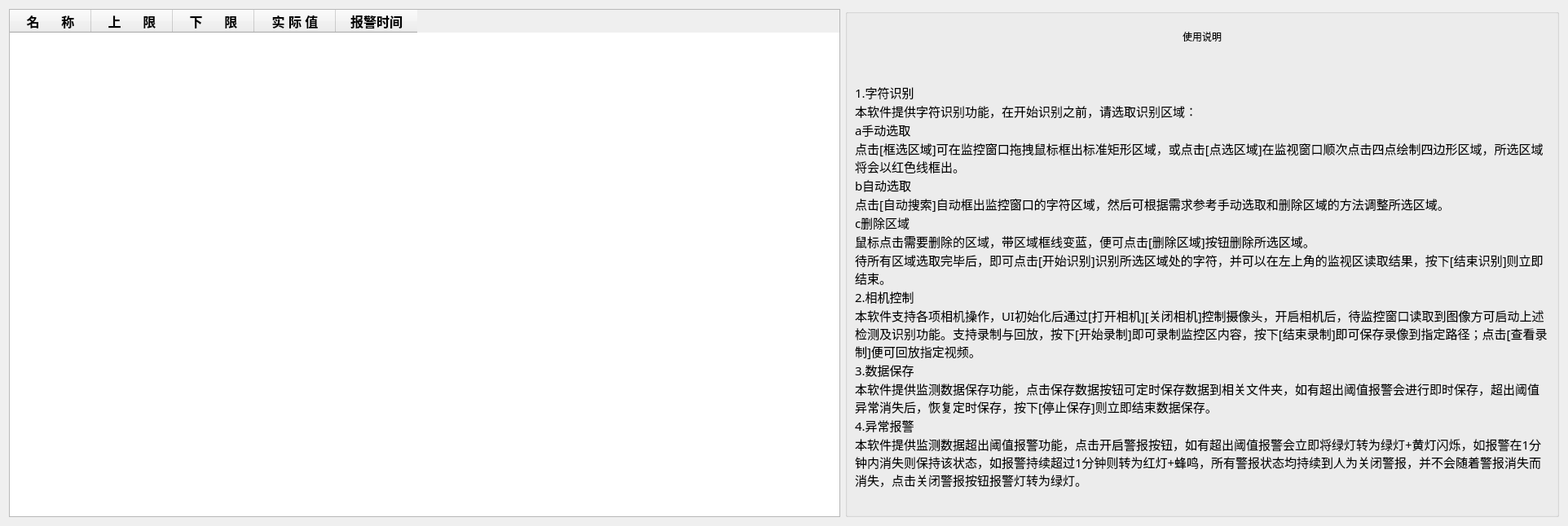
   <widget class="QWidget" name="alarm_dis">
    <attribute name="title">
     <string>报警历史</string>
    </attribute>
    <layout class="QHBoxLayout" name="horizontalLayout_15">
     <item>
      <widget class="QTableWidget" name="alarm_list">
       <property name="minimumSize">
        <size>
         <width>1020</width>
         <height>0</height>
        </size>
       </property>
       <property name="maximumSize">
        <size>
         <width>1020</width>
         <height>16777215</height>
        </size>
       </property>
       <property name="styleSheet">
        <string notr="true"/>
       </property>
       <column>
        <property name="text">
         <string>名      称</string>
        </property>
        <property name="font">
         <font>
          <pointsize>12</pointsize>
          <weight>75</weight>
          <bold>true</bold>
          <kerning>true</kerning>
         </font>
        </property>
        <property name="textAlignment">
         <set>AlignCenter</set>
        </property>
        <property name="background">
         <color>
          <red>255</red>
          <green>255</green>
          <blue>255</blue>
         </color>
        </property>
       </column>
       <column>
        <property name="text">
         <string>上      限</string>
        </property>
        <property name="font">
         <font>
          <pointsize>12</pointsize>
          <weight>75</weight>
          <bold>true</bold>
         </font>
        </property>
        <property name="textAlignment">
         <set>AlignCenter</set>
        </property>
        <property name="background">
         <color>
          <red>255</red>
          <green>255</green>
          <blue>255</blue>
         </color>
        </property>
       </column>
       <column>
        <property name="text">
         <string>下      限</string>
        </property>
        <property name="font">
         <font>
          <pointsize>12</pointsize>
          <weight>75</weight>
          <bold>true</bold>
         </font>
        </property>
        <property name="textAlignment">
         <set>AlignCenter</set>
        </property>
        <property name="background">
         <color>
          <red>255</red>
          <green>255</green>
          <blue>255</blue>
         </color>
        </property>
       </column>
       <column>
        <property name="text">
         <string>实 际 值</string>
        </property>
        <property name="font">
         <font>
          <pointsize>12</pointsize>
          <weight>75</weight>
          <bold>true</bold>
         </font>
        </property>
        <property name="textAlignment">
         <set>AlignCenter</set>
        </property>
        <property name="background">
         <color>
          <red>255</red>
          <green>255</green>
          <blue>255</blue>
         </color>
        </property>
       </column>
       <column>
        <property name="text">
         <string>报警时间</string>
        </property>
        <property name="font">
         <font>
          <pointsize>12</pointsize>
          <weight>75</weight>
          <bold>true</bold>
         </font>
        </property>
        <property name="textAlignment">
         <set>AlignCenter</set>
        </property>
       </column>
      </widget>
     </item>
     <item>
      <widget class="QGroupBox" name="groupBox_2">
       <property name="title">
        <string/>
       </property>
       <layout class="QVBoxLayout" name="verticalLayout_5">
        <item>
         <spacer name="verticalSpacer_9">
          <property name="orientation">
           <enum>Qt::Vertical</enum>
          </property>
          <property name="sizeType">
           <enum>QSizePolicy::Fixed</enum>
          </property>
          <property name="sizeHint" stdset="0">
           <size>
            <width>5</width>
            <height>10</height>
           </size>
          </property>
         </spacer>
        </item>
        <item>
         <widget class="QLabel" name="label_11">
          <property name="maximumSize">
           <size>
            <width>16777215</width>
            <height>80</height>
           </size>
          </property>
          <property name="layoutDirection">
           <enum>Qt::RightToLeft</enum>
          </property>
          <property name="styleSheet">
           <string notr="true">font: bold 16pt &quot;黑体&quot;;</string>
          </property>
          <property name="text">
           <string>使用说明</string>
          </property>
          <property name="alignment">
           <set>Qt::AlignCenter</set>
          </property>
         </widget>
        </item>
        <item>
         <spacer name="verticalSpacer_10">
          <property name="orientation">
           <enum>Qt::Vertical</enum>
          </property>
          <property name="sizeType">
           <enum>QSizePolicy::Fixed</enum>
          </property>
          <property name="sizeHint" stdset="0">
           <size>
            <width>20</width>
            <height>20</height>
           </size>
          </property>
         </spacer>
        </item>
        <item>
         <widget class="QLabel" name="manual">
          <property name="minimumSize">
           <size>
            <width>852</width>
            <height>0</height>
           </size>
          </property>
          <property name="maximumSize">
           <size>
            <width>852</width>
            <height>1000</height>
           </size>
          </property>
          <property name="font">
           <font>
            <family>黑体</family>
            <pointsize>11</pointsize>
            <weight>50</weight>
            <italic>false</italic>
            <bold>false</bold>
           </font>
          </property>
          <property name="styleSheet">
           <string notr="true">font: 11pt &quot;黑体&quot;;</string>
          </property>
          <property name="text">
           <string>
1.字符识别
本软件提供字符识别功能，在开始识别之前，请选取识别区域：
a手动选取
点击[框选区域]可在监控窗口拖拽鼠标框出标准矩形区域，或点击[点选区域]在监视窗口顺次点击四点绘制四边形区域，所选区域将会以红色线框出。
b自动选取
点击[自动搜索]自动框出监控窗口的字符区域，然后可根据需求参考手动选取和删除区域的方法调整所选区域。
c删除区域
鼠标点击需要删除的区域，带区域框线变蓝，便可点击[删除区域]按钮删除所选区域。
待所有区域选取完毕后，即可点击[开始识别]识别所选区域处的字符，并可以在左上角的监视区读取结果，按下[结束识别]则立即结束。
2.相机控制
本软件支持各项相机操作，UI初始化后通过[打开相机][关闭相机]控制摄像头，开启相机后，待监控窗口读取到图像方可启动上述检测及识别功能。支持录制与回放，按下[开始录制]即可录制监控区内容，按下[结束录制]即可保存录像到指定路径；点击[查看录制]便可回放指定视频。
3.数据保存
本软件提供监测数据保存功能，点击保存数据按钮可定时保存数据到相关文件夹，如有超出阈值报警会进行即时保存，超出阈值异常消失后，恢复定时保存，按下[停止保存]则立即结束数据保存。
4.异常报警
本软件提供监测数据超出阈值报警功能，点击开启警报按钮，如有超出阈值报警会立即将绿灯转为绿灯+黄灯闪烁，如报警在1分钟内消失则保持该状态，如报警持续超过1分钟则转为红灯+蜂鸣，所有警报状态均持续到人为关闭警报，并不会随着警报消失而消失，点击关闭警报按钮报警灯转为绿灯。
</string>
          </property>
          <property name="textFormat">
           <enum>Qt::AutoText</enum>
          </property>
          <property name="scaledContents">
           <bool>false</bool>
          </property>
          <property name="alignment">
           <set>Qt::AlignLeading|Qt::AlignLeft|Qt::AlignTop</set>
          </property>
          <property name="wordWrap">
           <bool>true</bool>
          </property>
          <property name="indent">
           <number>-1</number>
          </property>
          <property name="textInteractionFlags">
           <set>Qt::TextBrowserInteraction</set>
          </property>
         </widget>
        </item>
       </layout>
      </widget>
     </item>
    </layout>
   </widget>
